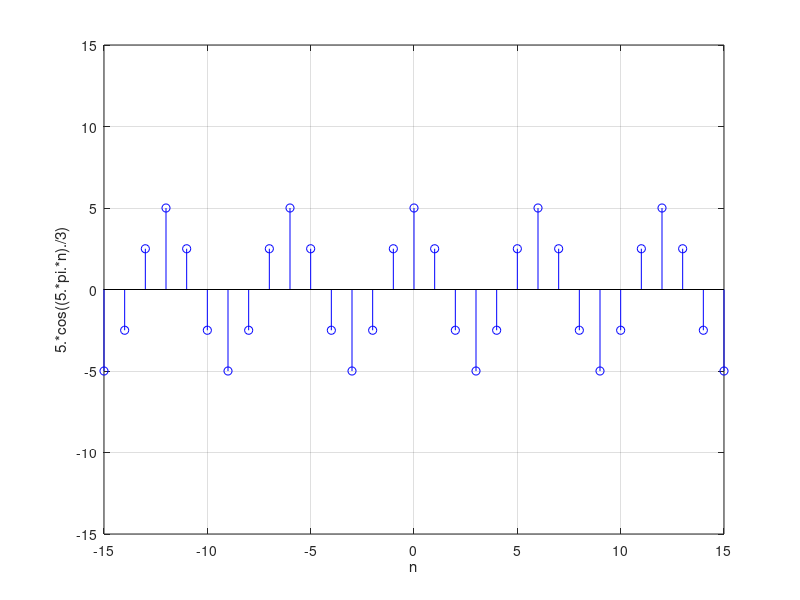

Source code (MATLAB):
clear all
close all
clc

n = [-15:15];
f = @(n) 5.*cos((5.*pi.*n)./3);

y = f(n);

figure
set(gca,'FontSize',14)
stem(n,y,'b')
xlabel('n')
ylabel('5.*cos((5.*pi.*n)./3)')
axis([-15 15 -15 15])
grid on
